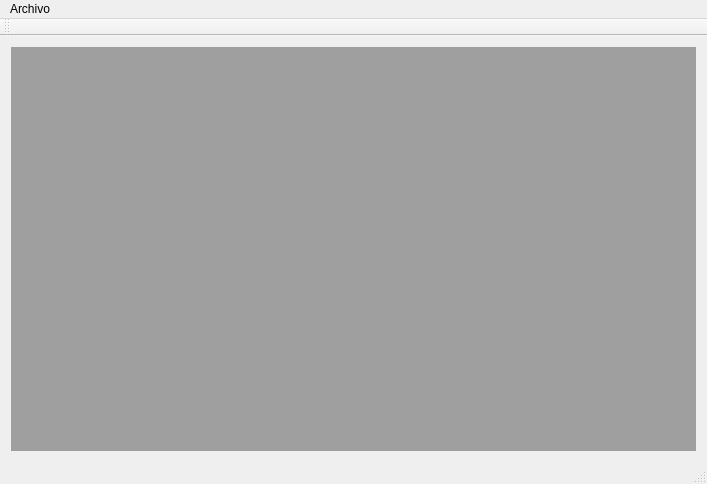
<?xml version="1.0" encoding="UTF-8"?>
<ui version="4.0">
 <class>MainWindow</class>
 <widget class="QMainWindow" name="MainWindow">
  <property name="geometry">
   <rect>
    <x>0</x>
    <y>0</y>
    <width>707</width>
    <height>484</height>
   </rect>
  </property>
  <property name="windowTitle">
   <string>MainWindow</string>
  </property>
  <widget class="QWidget" name="centralWidget">
   <layout class="QGridLayout" name="gridLayout">
    <item row="0" column="0">
     <widget class="QMdiArea" name="mdiArea"/>
    </item>
   </layout>
  </widget>
  <widget class="QMenuBar" name="menuBar">
   <property name="geometry">
    <rect>
     <x>0</x>
     <y>0</y>
     <width>707</width>
     <height>22</height>
    </rect>
   </property>
   <widget class="QMenu" name="menuArchivo">
    <property name="title">
     <string>Archivo</string>
    </property>
    <addaction name="actionAlta_clientes"/>
    <addaction name="separator"/>
    <addaction name="actionAlta_de_cuentas"/>
    <addaction name="separator"/>
    <addaction name="actionVer_clientes"/>
    <addaction name="separator"/>
    <addaction name="actionVer_cuentas"/>
    <addaction name="separator"/>
    <addaction name="actionSalir"/>
    <addaction name="separator"/>
   </widget>
   <addaction name="menuArchivo"/>
  </widget>
  <widget class="QToolBar" name="mainToolBar">
   <attribute name="toolBarArea">
    <enum>TopToolBarArea</enum>
   </attribute>
   <attribute name="toolBarBreak">
    <bool>false</bool>
   </attribute>
  </widget>
  <widget class="QStatusBar" name="statusBar"/>
  <action name="actionAlta_clientes">
   <property name="text">
    <string>Alta clientes</string>
   </property>
  </action>
  <action name="actionAlta_de_cuentas">
   <property name="text">
    <string>Alta de cuentas</string>
   </property>
  </action>
  <action name="actionVer_clientes">
   <property name="text">
    <string>Ver clientes</string>
   </property>
  </action>
  <action name="actionVer_cuentas">
   <property name="text">
    <string>Ver cuentas</string>
   </property>
  </action>
  <action name="actionSalir">
   <property name="text">
    <string>Salir</string>
   </property>
  </action>
 </widget>
 <layoutdefault spacing="6" margin="11"/>
 <resources/>
 <connections/>
</ui>
